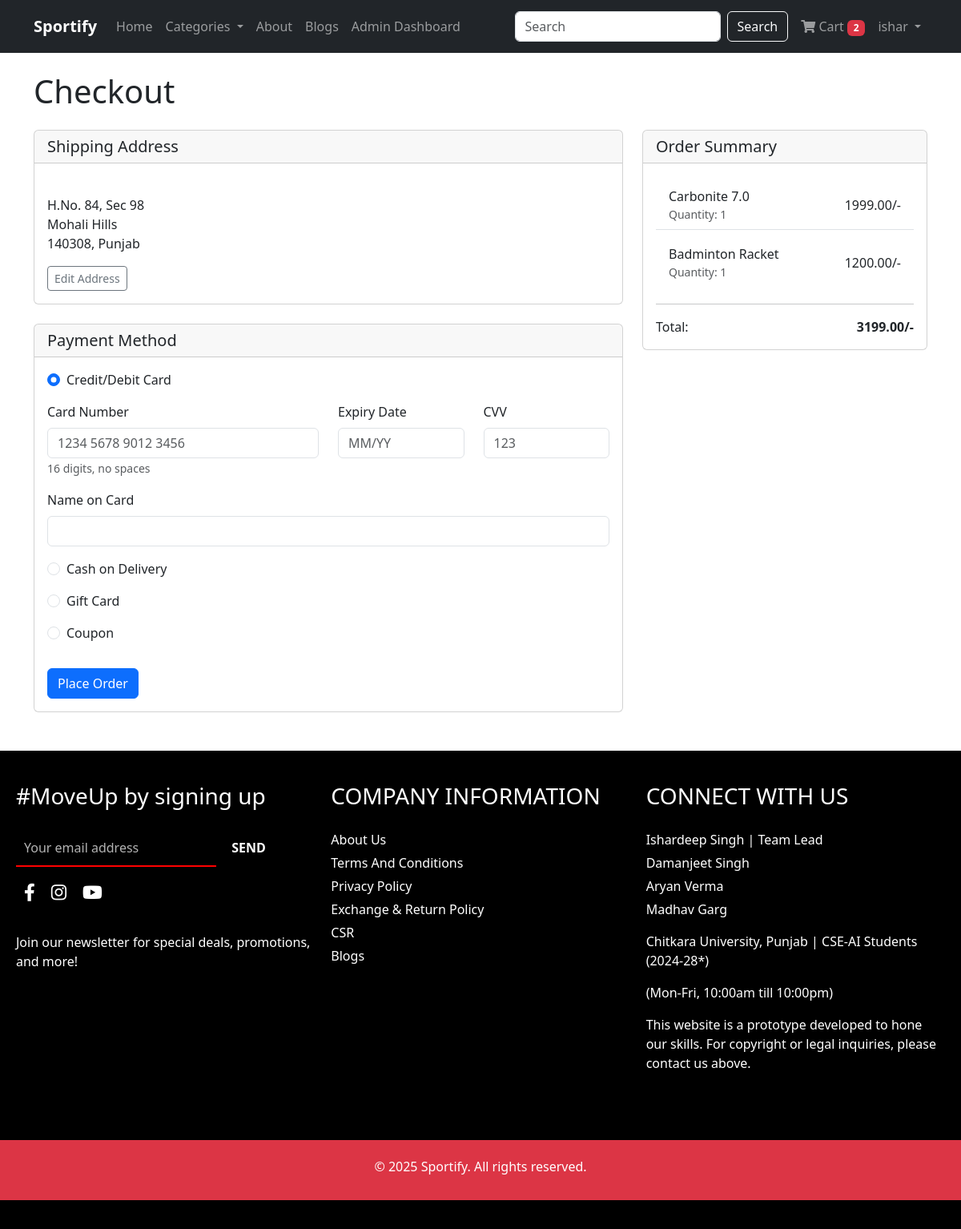
Screenshot of /checkout/ (signed in) with the database file from the repository.
### user_app/models.py (models this page shows, shortened)
class Address(models.Model):
    user = models.OneToOneField(User, on_delete=models.CASCADE, related_name='address')
    house_street = models.CharField(max_length=200)
    landmark = models.CharField(max_length=100, blank=True, null=True)
    pincode = models.CharField(max_length=10)
    state = models.CharField(max_length=100)

### cart_app/models.py (models this page shows, shortened)
class CartItem(models.Model):
    user = models.ForeignKey(User, on_delete=models.CASCADE)
    product = models.ForeignKey(Product, on_delete=models.CASCADE)
    quantity = models.IntegerField(default=1, validators=[MinValueValidator(1)])
    created_at = models.DateTimeField(auto_now_add=True)
    def get_total_price(self):
        return self.product.price * self.quantity

class Product(models.Model):
    category = models.ForeignKey(Category, on_delete=models.CASCADE, related_name='products')
    title = models.CharField(max_length=200)
    description = models.TextField()
    price = models.DecimalField(max_digits=10, decimal_places=2)
    stock = models.IntegerField(default=0, validators=[MinValueValidator(0)])
    image = models.ImageField(upload_to='products/')
    created_at = models.DateTimeField(auto_now_add=True)
    updated_at = models.DateTimeField(auto_now=True)

### cart_app/views.py (the view)
# urls.py: path('checkout/', views.checkout, name='checkout'),
@login_required
def checkout(request):
    cart_items = CartItem.objects.filter(user=request.user)
    if not cart_items:
        messages.error(request, 'Your cart is empty!')
        return redirect('cart')
    for item in cart_items:
        if item.quantity > item.product.stock:
            messages.error(request, f"Sorry, we only have {item.product.stock} of {item.product.title} in stock.")
            return redirect('cart')
    try:
        address = Address.objects.get(user=request.user)
    except Address.DoesNotExist:
        messages.warning(request, 'Please add a shipping address before checkout!')
        address = None
    total = sum(item.get_total_price() for item in cart_items)
    if request.method == 'POST':
        form = CheckoutForm(request.POST)
        if form.is_valid():
            payment_method = form.cleaned_data['payment_method']
            order = Order.objects.create(
                user=request.user,
                total_amount=total,
                payment_method=payment_method,
                shipping_address=address.get_full_address()
            )
            for cart_item in cart_items:
                OrderItem.objects.create(
                    order=order,
                    product_name=cart_item.product.title,
                    product_price=cart_item.product.price,
                    quantity=cart_item.quantity,
                    image_url=cart_item.product.image.url
                )
                product = cart_item.product
                product.stock -= cart_item.quantity
                product.save()
            cart_items.delete()
            messages.success(request, 'Order placed successfully!')
            return redirect('order_history')
        else:
            for error in form.non_field_errors():
                messages.error(request, error)
    else:
        form = CheckoutForm()
    return render(request, 'cart_app/checkout.html', {
        'cart_items': cart_items,
        'total': total,
        'address': address,
        'form': form
    })

### templates/cart_app/checkout.html (shortened to what this page needs)
{% extends 'base.html' %}
{% block content %}
<h1 class="mb-4">Checkout</h1>
<div class="row">
    <div class="col-md-8">
        <div class="card mb-4">
            <div class="card-header">
                <h5 class="mb-0">Shipping Address</h5>
            </div>
            <div class="card-body">
                {% if address %}
                    <p>
                        <strong>{{ user.first_name }}</strong><br>
                        {{ address.house_street }}<br>
                        {% if address.landmark %}{{ address.landmark }}<br>{% endif %}
                        {{ address.pincode }}, {{ address.state }}
                    </p>
                    <a href="{% url 'profile' %}#address-section" class="btn btn-outline-secondary btn-sm">Edit Address</a>
                {% else %}
                    <div class="alert alert-warning">
                        You need to add a shipping address before proceeding to payment.
                    </div>
                    <a href="{% url 'profile' %}#address-section" class="btn btn-primary">Add Address</a>
                {% endif %}
            </div>
        </div>
        <div class="card mb-4 {% if not address %}disabled-section{% endif %}">
            <div class="card-header">
                <h5 class="mb-0">Payment Method</h5>
            </div>
            <div class="card-body">
                <form method="post" action="{% url 'checkout' %}" id="payment-form">
                    <fieldset {% if not address %}disabled{% endif %}>
                        <div class="form-check mb-3">
                            <input class="form-check-input" type="radio" name="payment_method" id="card" value="card" checked>
                            <label class="form-check-label" for="card">
                                Credit/Debit Card
                            </label>
                        </div>
                        <div id="card-details" class="mb-3">
                            <div class="row">
                                <div class="col-md-6 mb-3">
                                    <label for="card_number" class="form-label">Card Number</label>
                                    <input type="text" class="form-control" id="card_number" name="card_number" placeholder="1234 5678 9012 3456" pattern="[0-9]{16}">
                                    <small class="text-muted">16 digits, no spaces</small>
                                </div>
                                <div class="col-md-3 mb-3">
                                    <label for="expiry_date" class="form-label">Expiry Date</label>
                                    <input type="text" class="form-control" id="expiry_date" name="expiry_date" placeholder="MM/YY">
                                </div>
                                <div class="col-md-3 mb-3">
                                    <label for="cvv" class="form-label">CVV</label>
                                    <input type="text" class="form-control" id="cvv" name="cvv" placeholder="123" pattern="[0-9]{3}">
                                </div>
                            </div>
                            <div class="mb-3">
                                <label for="card_name" class="form-label">Name on Card</label>
                                <input type="text" class="form-control" id="card_name" name="card_name">
                            </div>
                        </div>
                        <div class="form-check mb-3">
                            <input class="form-check-input" type="radio" name="payment_method" id="cod" value="cod">
                            <label class="form-check-label" for="cod">
                                Cash on Delivery
                            </label>
                        </div>
                        <div class="form-check mb-3">
                            <input class="form-check-input" type="radio" name="payment_method" id="gift_card" value="gift_card">
                            <label class="form-check-label" for="gift_card">
                                Gift Card
                            </label>
                        </div>
                        <div class="form-check mb-3">
                            <input class="form-check-input" type="radio" name="payment_method" id="coupon" value="coupon">
                            <label class="form-check-label" for="coupon">
                                Coupon
                            </label>
                        </div>
                        <button type="submit" class="btn btn-primary mt-3">Place Order</button>
                    </fieldset>
                </form>
            </div>
        </div>
    </div>
    <div class="col-md-4">
        <div class="card">
            <div class="card-header">
                <h5 class="mb-0">Order Summary</h5>
            </div>
            <div class="card-body">
                <ul class="list-group list-group-flush">
                    {% for item in cart_items %}
                    <li class="list-group-item d-flex justify-content-between align-items-center">
                        <div>
                            <span>{{ item.product.title }}</span>
                            <small class="d-block text-muted">Quantity: {{ item.quantity }}</small>
                        </div>
                        <span>{{ item.get_total_price }}/-</span>
                    </li>
                    {% endfor %}
                </ul>
                <hr>
                <div class="d-flex justify-content-between">
                    <span>Total:</span>
                    <strong>{{ total }}/-</strong>
                </div>
            </div>
        </div>
    </div>
</div>
{% endblock %}

### templates/base.html (shortened to what this page needs)
<!DOCTYPE html>
<html lang="en">
<head>
    <link href="https://cdn.jsdelivr.net/npm/bootstrap@5.3.0-alpha1/dist/css/bootstrap.min.css" rel="stylesheet">
    <link rel="stylesheet" href="https://cdnjs.cloudflare.com/ajax/libs/font-awesome/6.0.0/css/all.min.css">
    <link rel="stylesheet" href="https://cdnjs.cloudflare.com/ajax/libs/font-awesome/5.15.4/css/all.min.css">
</head>
<body>
    <nav class="navbar navbar-expand-lg navbar-dark bg-dark">
        <div class="container">
            <a class="navbar-brand" href="{% url 'index' %}"><strong>Sportify</strong></a>
            <div class="collapse navbar-collapse" id="navbarNav">
                <ul class="navbar-nav me-auto">
                    <li class="nav-item">
                        <a class="nav-link" href="{% url 'index' %}">Home</a>
                    </li>
                    <li class="nav-item dropdown">
                        <a class="nav-link dropdown-toggle" href="#" id="navbarDropdown" role="button"
                            data-bs-toggle="dropdown">
                            Categories
                        </a>
                    </li>
                    <li class="nav-item">
                        <a class="nav-link" href="{% url 'about' %}">About</a>
                    </li>
                    <li class="nav-item">
                        <a class="nav-link" href="{% url 'blogs' %}">Blogs</a>
                    </li>
                    {% if user.is_authenticated and user.is_staff %}
                    <li class="nav-item">
                        <a class="nav-link" href="http://127.0.0.1:8000/admin/">Admin Dashboard</a>
                    </li>
                    {% endif %}
                </ul>
                <form class="d-flex mx-2" action="{% url 'search' %}" method="GET">
                    <input class="form-control me-2" type="search" name="query" placeholder="Search"
                        aria-label="Search">
                    <button class="btn btn-outline-light" type="submit">Search</button>
                </form>
                <ul class="navbar-nav">
                    {% if user.is_authenticated %}
                    <li class="nav-item">
                        <a class="nav-link" href="{% url 'cart' %}">
                            <i class="fas fa-shopping-cart"></i> Cart
                            {% if cart_count > 0 %}
                            <span class="badge bg-danger">{{ cart_count }}</span>
                            {% endif %}
                        </a>
                    </li>
                    <li class="nav-item dropdown">
                        <a class="nav-link dropdown-toggle" href="#" id="userDropdown" role="button"
                            data-bs-toggle="dropdown">
                            {{ user.first_name|default:user.username }}
                        </a>
                    </li>
                    {% endif %}
                </ul>
            </div>
        </div>
    </nav>
    <div class="container my-4">
        {% block content %}{% endblock %}
    </div>
    <footer>
        <div class="footer-container">
            <div class="newsletter">
                <h3>#MoveUp by signing up</h3>
                <form action="{% url 'subscribe' %}">
                    <input type="email" placeholder="Your email address" id="box" required>
                    <button type="submit">SEND</button>
                </form>
                <div class="social-icons">
                    <a href="#" class="social-link"><i class="fab fa-facebook-f"></i></a>
                    <a href="#" class="social-link"><i class="fab fa-instagram"></i></a>
                    <a href="#" class="social-link"><i class="fab fa-youtube"></i></a>
                </div><br>
                <p>Join our newsletter for special deals, promotions, and more!</p>
            </div>
            <div class="company-info">
                <h3>COMPANY INFORMATION</h3>
                <ul>
                    <li><a href="{% url 'about' %}">About Us</a></li>
                    <li><a href="{% url 'tc' %}">Terms And Conditions</a></li>
                    <li><a href="{% url 'privacy_policy' %}">Privacy Policy</a></li>
                    <li><a href="{% url 'exchange_policy' %}">Exchange & Return Policy</a></li>
                    <li><a href="{% url 'csr' %}">CSR</a></li>
                    <li><a href="{% url 'blogs' %}">Blogs</a></li>
                </ul>
            </div>
            <div class="connect" id="contact">
                <h3>CONNECT WITH US</h3>
                <ul>
                    <li><a href="mailto:ishardeep3195.beai24@chitkara.edu.in">Ishardeep Singh</a> | Team Lead</li>
                    <li><a href="mailto:damanjeet3183.beai24@chitkara.edu.in">Damanjeet Singh</a></li>
                    <li><a href="mailto:aryan3181.beai24@chitkara.edu.in">Aryan Verma</a></li>
                    <li><a href="mailto:madhav3219.beai24@chitkara.edu.in">Madhav Garg</a></li>
                </ul>
                <p>Chitkara University, Punjab | CSE-AI Students (2024-28*)</p>
                <p>(Mon-Fri, 10:00am till 10:00pm)</p>
                <p>This website is a prototype developed to hone our skills. For copyright or legal inquiries, please
                    contact us above.</p>
            </div>
        </div>
        <div class="text-center bg-danger text-white py-4 mt-5 mb-3">
            <h6>&copy; {% now "Y" %} Sportify. All rights reserved.</h6>
        </div>
    </footer>
</body>
</html>

### rows the page displays
Address: house_street "H.No. 84, Sec 98", landmark "Mohali Hills", pincode "140308", state "Punjab"
CartItem: product "Carbonite 7.0", quantity "1", get_total_price "1999.00"
CartItem: product "Badminton Racket", quantity "1", get_total_price "1200.00"

### other values shown
{{ cart_count }} "2"
{{ user.first_name|default:user.username }} "ishar"
{{ total }} "3199.00"
